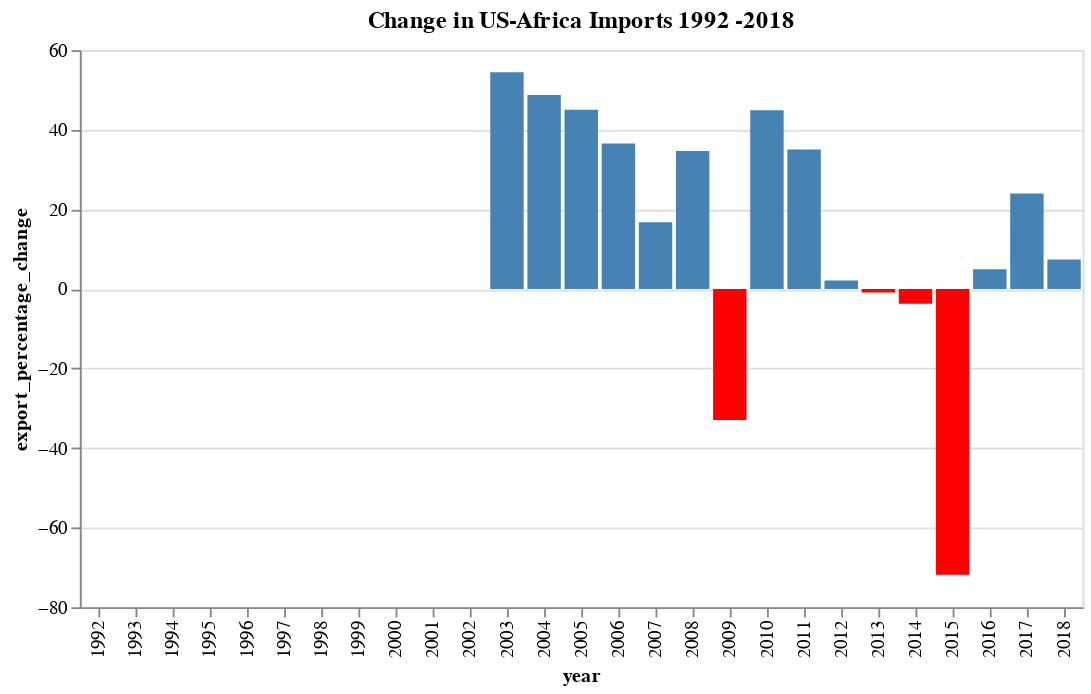

The notebook cell this image was saved under:
### Code cell
df = pd.DataFrame({
    'year': x_imp_year_us,
    'export_percentage_change': round(y_imp_percent_us, 2)
})

alt.Chart(df).mark_bar().encode(
    x='year:O',
    y='export_percentage_change:Q',
    tooltip = [alt.Tooltip('year:O'),
               alt.Tooltip('export_percentage_change:Q')
              ],
    color=alt.condition(
        alt.datum.export_percentage_change < 0,  # If the year is 1810 this test returns True,
        alt.value('red'),     # which sets the bar red.
        alt.value('steelblue')   # And if it's not true it sets the bar steelblue.
    ),
).interactive().properties( #adds a title 
    title='Change in US-Africa Imports 1992 -2018')

### Figure 1 — Vega-Lite specification as saved in the notebook (floating-point values rounded to 4 significant figures)
{"config": {"view": {"continuousWidth": 400, "continuousHeight": 300}}, "data": {"name": "data-92cef7afcb7789699feaa370040647f7"}, "mark": "bar", "encoding": {"color": {"condition": {"value": "red", "test": "(datum.export_percentage_change < 0)"}, "value": "steelblue"}, "tooltip": [{"type": "ordinal", "field": "year"}, {"type": "quantitative", "field": "export_percentage_change"}], "x": {"type": "ordinal", "field": "year"}, "y": {"type": "quantitative", "field": "export_percentage_change"}}, "selection": {"selector005": {"type": "interval", "bind": "scales", "encodings": ["x", "y"]}}, "title": "Change in US-Africa Imports 1992 -2018", "$schema": "https://vega.github.io/schema/vega-lite/v4.8.1.json", "datasets": {"data-92cef7afcb7789699feaa370040647f7": [{"year": 1992, "export_percentage_change": 0.0}, {"year": 1993, "export_percentage_change": 0.0}, {"year": 1994, "export_percentage_change": 0.0}, {"year": 1995, "export_percentage_change": 0.0}, {"year": 1996, "export_percentage_change": 0.0}, {"year": 1997, "export_percentage_change": 0.0}, {"year": 1998, "export_percentage_change": 0.0}, {"year": 1999, "export_percentage_change": 0.0}, {"year": 2000, "export_percentage_change": 0.0}, {"year": 2001, "export_percentage_change": 0.0}, {"year": 2002, "export_percentage_change": 0.0}, {"year": 2003, "export_percentage_change": 54.43}, {"year": 2004, "export_percentage_change": 48.72}, {"year": 2005, "export_percentage_change": 45.05}, {"year": 2006, "export_percentage_change": 36.53}, {"year": 2007, "export_percentage_change": 16.74}, {"year": 2008, "export_percentage_change": 34.67}, {"year": 2009, "export_percentage_change": -32.92}, {"year": 2010, "export_percentage_change": 44.89}, {"year": 2011, "export_percentage_change": 35.02}, {"year": 2012, "export_percentage_change": 2.11}, {"year": 2013, "export_percentage_change": -0.9}, {"year": 2014, "export_percentage_change": -3.71}, {"year": 2015, "export_percentage_change": -71.86}, {"year": 2016, "export_percentage_change": 4.93}, {"year": 2017, "export_percentage_change": 23.96}, {"year": 2018, "export_percentage_change": 7.39}]}}
